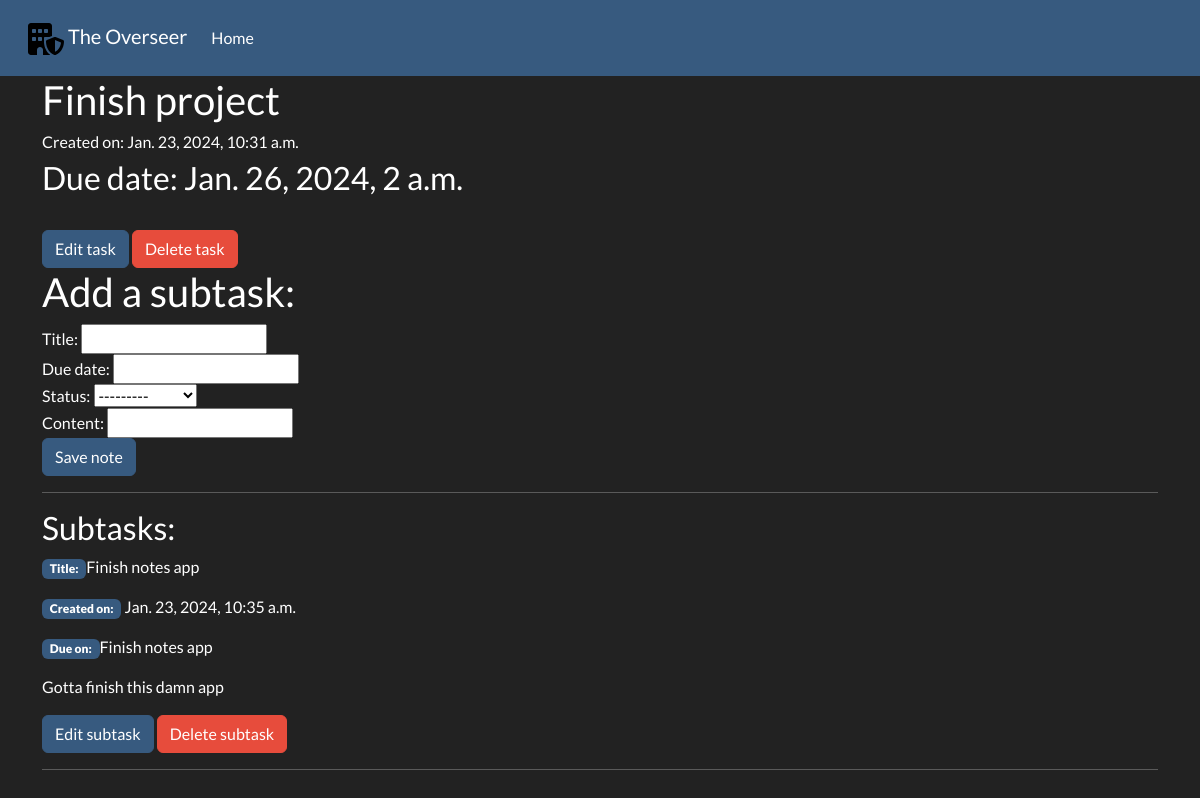
The app's page /tasks/tasks/6, older data.
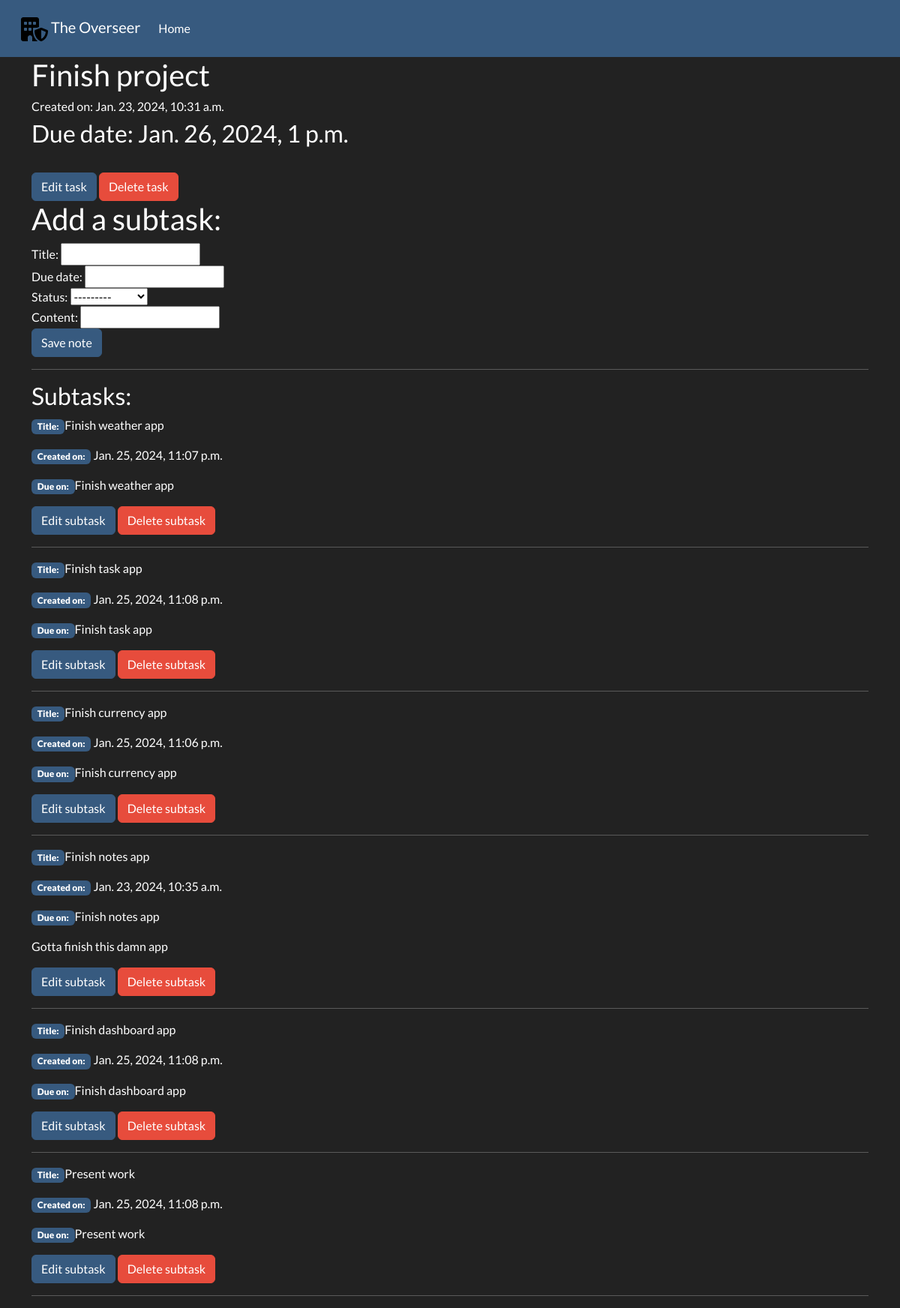
The same page, newer data.
### overseer/models.py (models this page shows, shortened)
class Task(models.Model):
    title = models.CharField(max_length=200)
    pub_date = models.DateTimeField(verbose_name='Creation date', auto_now_add=True)
    due_date = models.DateTimeField(verbose_name='Due date')
    class Meta:
        ordering = ['due_date']

class SubTask(models.Model):
    title = models.CharField(max_length=100)
    pub_date = models.DateTimeField(verbose_name='Creation date', auto_now_add=True)
    due_date = models.DateTimeField(verbose_name='Due date')
    content = HTMLField(null=True, blank=True)
    STATUS_LIST = (
        ('O', 'Ongoing'),
        ('C', 'Complete'),
        ('N', 'Not started')
    )
    status = models.CharField(choices=STATUS_LIST, max_length=1, verbose_name='Status')
    main_task = models.ForeignKey(Task, on_delete=models.CASCADE, related_name='subtasks')
    class Meta:
        ordering = ['due_date']

### overseer/views.py (the view, shortened to what this page needs)
# urls.py: path('tasks/<int:pk>', views.TaskDetailView.as_view(), name='task-detail'),
class TaskDetailView(generic.DetailView, FormMixin):
    model = Task
    template_name = 'overseer/task_detail.html'
    form_class = SubtaskForm

### overseer/forms.py
class SubtaskForm(forms.ModelForm):
    class Meta:
        model = SubTask
        fields = ('title', 'due_date', 'status', 'content',)
        widgets = {
            'pub_date': forms.HiddenInput,
            'content': TinyMCE(),
            'main_task': forms.HiddenInput
        }

### overseer/templates/overseer/task_detail.html (shortened to what this page needs)
{% extends 'overseer/base.html' %}
{% block content %}
<div class="container">
    <div class="row">
        <div class="col-12">
            <h2>{{ task.title }}</h2>
            <h6>Created on: {{ task.pub_date }}</h6>
            <h3>Due date: {{ task.due_date }}</h3>
            <br>
            <a type="button" class="btn btn-primary" href="{% url 'task-edit' task.id %}">Edit task</a>
            <button type="button" class="btn btn-danger" data-bs-toggle="modal" data-bs-target="#delete-modal-task">Delete task</button>
            <br>
            <h2>Add a subtask:</h2>
            <div class="fieldWrapper">
                <form method="post">
                    {{ form }}
                    <input type="submit" class="btn btn-primary" value="Save note">
                </form>
            </div>
            <hr>
            <h3>Subtasks:</h3>
            {% for subtask in task.subtasks.all %}
                <p><span class="badge bg-primary"><b>Title:</b></span>{{ subtask.title }}</p>
                <p><span class="badge bg-primary"><b>Created on:</b></span> {{ subtask.pub_date }}</p>
                <p><span class="badge bg-primary"><b>Due on:</b></span>{{ subtask.title }}</p>
                <p>{{ subtask.content | safe }}</p>
                <a type="button" class="btn btn-primary" href="{% url 'subtask-edit' subtask.id %}">Edit subtask</a>
                <button type="button" class="btn btn-danger" data-bs-toggle="modal" data-bs-target="#delete-modal-subtask">Delete subtask</button>
                <hr>
            {% endfor %}
        </div>
    </div>
</div>
{% endblock %}

Row changes from the older to the newer data that the page shows:
changed Task "Finish project": due_date "Jan. 26, 2024, 2 a.m." → "Jan. 26, 2024, 1 p.m."
added SubTask: title "Finish weather app", pub_date "Jan. 25, 2024, 11:07 p.m."
added SubTask: title "Finish task app", pub_date "Jan. 25, 2024, 11:08 p.m."
added SubTask: title "Finish currency app", pub_date "Jan. 25, 2024, 11:06 p.m."
added SubTask: title "Finish dashboard app", pub_date "Jan. 25, 2024, 11:08 p.m."
added SubTask: title "Present work", pub_date "Jan. 25, 2024, 11:08 p.m."
